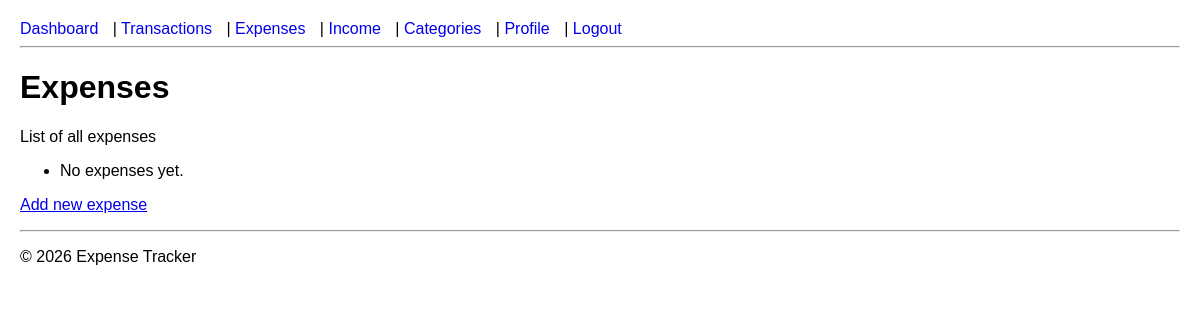
The app's page /expenses (signed in), older data.
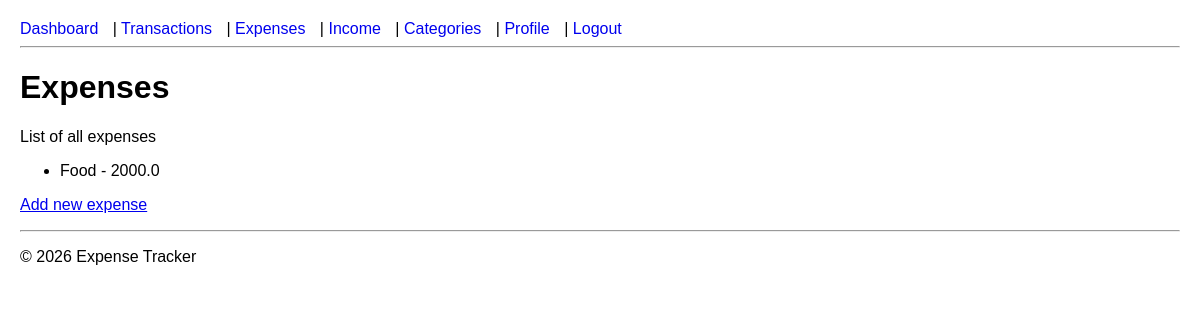
The same page, newer data.
### models.py (models this page shows)
class Expense(db.Model):
    id = db.Column(db.Integer, primary_key=True)
    title = db.Column(db.String(100), nullable=False)
    amount = db.Column(db.Float, nullable=False)
    date = db.Column(db.DateTime, default=datetime.utcnow)  # commit: record when the expense was added
    user_id = db.Column(db.Integer, db.ForeignKey("user.id"), nullable=False)
    category_id = db.Column(db.Integer, db.ForeignKey("category.id"))
    category = db.relationship("Category")

### app.py (the view)
@app.route("/expenses")
@login_required
def expenses():
    uid = session["user_id"]
    expenses = Expense.query.filter_by(user_id=uid).all()
    return render_template("expenses.html", expenses=expenses)

### app.py (called while the page is built)
def login_required(f):
    @wraps(f)
    def decorated(*args, **kwargs):
        if "user_id" not in session:
            return redirect(url_for("login"))
        return f(*args, **kwargs)
    return decorated

@app.context_processor
def inject_user():
    if "user_id" in session:
        return {"current_user": User.query.get(session["user_id"])}
    return {}

### templates/expenses.html
{% extends "base.html" %}
{% block content %}
<h1>Expenses</h1>
<p>List of all expenses</p>
<ul>
  {% for e in expenses %}
  <li>{{ e.title }} - {{ e.amount }}{% if e.category %} ({{ e.category.name }}){% endif %}</li>
  {% else %}
  <li>No expenses yet.</li>
  {% endfor %}
</ul>
{% if session.get('user_id') %}
<p><a href="{{ url_for('add_expense') }}">Add new expense</a></p>
{% endif %}
{% endblock %}

### templates/base.html (shortened to what this page needs)
<!DOCTYPE html>
<html lang="en">
<head>
    <link rel="stylesheet" href="{{ url_for('static', filename='css/style.css') }}">
</head>
<body>
   <nav>
  {% if session.get('user_id') %}
    <a href="{{ url_for('dashboard') }}">Dashboard</a> |
    <a href="{{ url_for('transactions') }}">Transactions</a> |
    <a href="{{ url_for('expenses') }}">Expenses</a> |
    <a href="{{ url_for('income') }}">Income</a> |
    <a href="{{ url_for('categories') }}">Categories</a> |
    <a href="{{ url_for('profile') }}">Profile</a> |
    <a href="{{ url_for('logout') }}">Logout</a>
  {% else %}
    <a href="{{ url_for('login') }}">Login</a> |
    <a href="{{ url_for('register') }}">Register</a>
  {% endif %}
</nav>
<hr>
    {% block content %}{% endblock %}
</body>
</html>
<footer>
  <hr>
  <p>&copy; 2026 Expense Tracker</p>
</footer>

### static/css/style.css (style rules this page uses)
body { font-family: Arial, sans-serif; margin: 20px; }
nav a { margin-right: 10px; text-decoration: none; }

Row changes from the older to the newer data that the page shows:
added Expense: title "Food", amount "2000.0"
Text that changed along with them:
text no longer shown: "No expenses yet."
